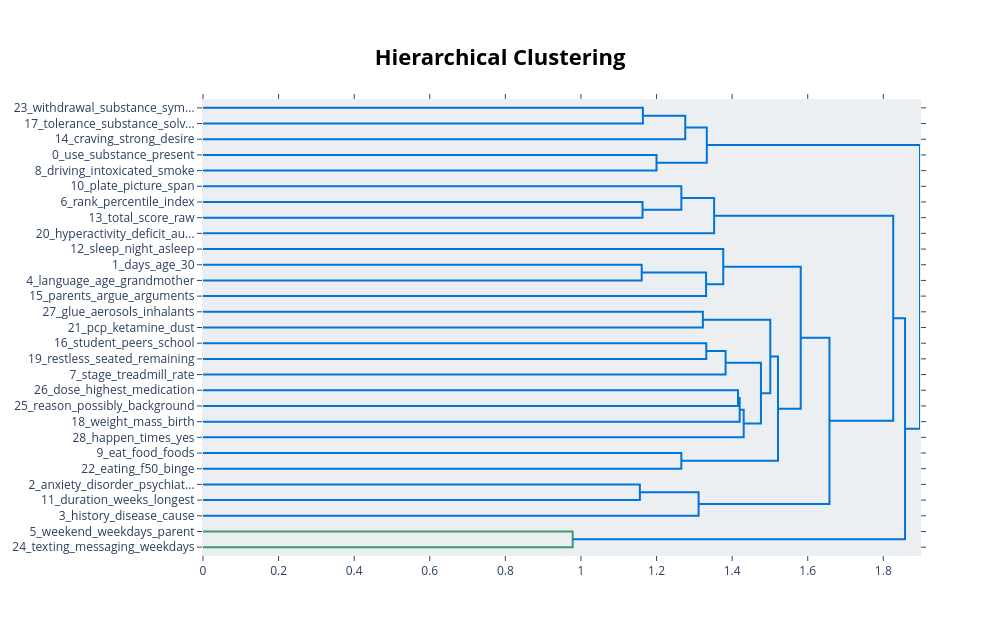

The notebook cell this image was saved under:
### Markdown cell above
## Visualize hierarchy

### Code cell
topic_model.visualize_hierarchy()

### Figure 1 — Plotly figure (JSON) as saved in the notebook; plotly's stock layout.template omitted (floating-point values rounded to 4 significant figures)
{"data": [{"hoverinfo": "text", "marker": {"color": "rgb(0,116,217)"}, "mode": "lines", "type": "scatter", "x": [0, 1.164, 1.164, 0], "xaxis": "x", "y": [-5, -5, -15, -15], "yaxis": "y"}, {"hoverinfo": "text", "marker": {"color": "rgb(0,116,217)"}, "mode": "lines", "type": "scatter", "x": [1.164, 1.276, 1.276, 0], "xaxis": "x", "y": [-10, -10, -25, -25], "yaxis": "y"}, {"hoverinfo": "text", "marker": {"color": "rgb(0,116,217)"}, "mode": "lines", "type": "scatter", "x": [0, 1.2, 1.2, 0], "xaxis": "x", "y": [-35, -35, -45, -45], "yaxis": "y"}, {"hoverinfo": "text", "marker": {"color": "rgb(0,116,217)"}, "mode": "lines", "type": "scatter", "x": [1.276, 1.333, 1.333, 1.2], "xaxis": "x", "y": [-17.5, -17.5, -40, -40], "yaxis": "y"}, {"hoverinfo": "text", "marker": {"color": "rgb(0,116,217)"}, "mode": "lines", "type": "scatter", "x": [0, 1.163, 1.163, 0], "xaxis": "x", "y": [-65, -65, -75, -75], "yaxis": "y"}, {"hoverinfo": "text", "marker": {"color": "rgb(0,116,217)"}, "mode": "lines", "type": "scatter", "x": [0, 1.266, 1.266, 1.163], "xaxis": "x", "y": [-55, -55, -70, -70], "yaxis": "y"}, {"hoverinfo": "text", "marker": {"color": "rgb(0,116,217)"}, "mode": "lines", "type": "scatter", "x": [1.266, 1.352, 1.352, 0], "xaxis": "x", "y": [-62.5, -62.5, -85, -85], "yaxis": "y"}, {"hoverinfo": "text", "marker": {"color": "rgb(0,116,217)"}, "mode": "lines", "type": "scatter", "x": [0, 1.161, 1.161, 0], "xaxis": "x", "y": [-105, -105, -115, -115], "yaxis": "y"}, {"hoverinfo": "text", "marker": {"color": "rgb(0,116,217)"}, "mode": "lines", "type": "scatter", "x": [1.161, 1.331, 1.331, 0], "xaxis": "x", "y": [-110, -110, -125, -125], "yaxis": "y"}, {"hoverinfo": "text", "marker": {"color": "rgb(0,116,217)"}, "mode": "lines", "type": "scatter", "x": [0, 1.377, 1.377, 1.331], "xaxis": "x", "y": [-95, -95, -117.5, -117.5], "yaxis": "y"}, {"hoverinfo": "text", "marker": {"color": "rgb(0,116,217)"}, "mode": "lines", "type": "scatter", "x": [0, 1.323, 1.323, 0], "xaxis": "x", "y": [-135, -135, -145, -145], "yaxis": "y"}, {"hoverinfo": "text", "marker": {"color": "rgb(0,116,217)"}, "mode": "lines", "type": "scatter", "x": [0, 1.332, 1.332, 0], "xaxis": "x", "y": [-155, -155, -165, -165], "yaxis": "y"}, {"hoverinfo": "text", "marker": {"color": "rgb(0,116,217)"}, "mode": "lines", "type": "scatter", "x": [1.332, 1.383, 1.383, 0], "xaxis": "x", "y": [-160, -160, -175, -175], "yaxis": "y"}, {"hoverinfo": "text", "marker": {"color": "rgb(0,116,217)"}, "mode": "lines", "type": "scatter", "x": [0, 1.416, 1.416, 0], "xaxis": "x", "y": [-185, -185, -195, -195], "yaxis": "y"}, {"hoverinfo": "text", "marker": {"color": "rgb(0,116,217)"}, "mode": "lines", "type": "scatter", "x": [1.416, 1.42, 1.42, 0], "xaxis": "x", "y": [-190, -190, -205, -205], "yaxis": "y"}, {"hoverinfo": "text", "marker": {"color": "rgb(0,116,217)"}, "mode": "lines", "type": "scatter", "x": [1.42, 1.431, 1.431, 0], "xaxis": "x", "y": [-197.5, -197.5, -215, -215], "yaxis": "y"}, {"hoverinfo": "text", "marker": {"color": "rgb(0,116,217)"}, "mode": "lines", "type": "scatter", "x": [1.383, 1.476, 1.476, 1.431], "xaxis": "x", "y": [-167.5, -167.5, -206.2, -206.2], "yaxis": "y"}, {"hoverinfo": "text", "marker": {"color": "rgb(0,116,217)"}, "mode": "lines", "type": "scatter", "x": [1.323, 1.501, 1.501, 1.476], "xaxis": "x", "y": [-140, -140, -186.9, -186.9], "yaxis": "y"}, {"hoverinfo": "text", "marker": {"color": "rgb(0,116,217)"}, "mode": "lines", "type": "scatter", "x": [0, 1.266, 1.266, 0], "xaxis": "x", "y": [-225, -225, -235, -235], "yaxis": "y"}, {"hoverinfo": "text", "marker": {"color": "rgb(0,116,217)"}, "mode": "lines", "type": "scatter", "x": [1.501, 1.521, 1.521, 1.266], "xaxis": "x", "y": [-163.4, -163.4, -230, -230], "yaxis": "y"}, {"hoverinfo": "text", "marker": {"color": "rgb(0,116,217)"}, "mode": "lines", "type": "scatter", "x": [1.377, 1.581, 1.581, 1.521], "xaxis": "x", "y": [-106.2, -106.2, -196.7, -196.7], "yaxis": "y"}, {"hoverinfo": "text", "marker": {"color": "rgb(0,116,217)"}, "mode": "lines", "type": "scatter", "x": [0, 1.156, 1.156, 0], "xaxis": "x", "y": [-245, -245, -255, -255], "yaxis": "y"}, {"hoverinfo": "text", "marker": {"color": "rgb(0,116,217)"}, "mode": "lines", "type": "scatter", "x": [1.156, 1.311, 1.311, 0], "xaxis": "x", "y": [-250, -250, -265, -265], "yaxis": "y"}, {"hoverinfo": "text", "marker": {"color": "rgb(0,116,217)"}, "mode": "lines", "type": "scatter", "x": [1.581, 1.658, 1.658, 1.311], "xaxis": "x", "y": [-151.5, -151.5, -257.5, -257.5], "yaxis": "y"}, {"hoverinfo": "text", "marker": {"color": "rgb(0,116,217)"}, "mode": "lines", "type": "scatter", "x": [1.352, 1.826, 1.826, 1.658], "xaxis": "x", "y": [-73.75, -73.75, -204.5, -204.5], "yaxis": "y"}, {"hoverinfo": "text", "marker": {"color": "rgb(61,153,112)"}, "mode": "lines", "type": "scatter", "x": [0, 0.9782, 0.9782, 0], "xaxis": "x", "y": [-275, -275, -285, -285], "yaxis": "y"}, {"hoverinfo": "text", "marker": {"color": "rgb(0,116,217)"}, "mode": "lines", "type": "scatter", "x": [1.826, 1.858, 1.858, 0.9782], "xaxis": "x", "y": [-139.1, -139.1, -280, -280], "yaxis": "y"}, {"hoverinfo": "text", "marker": {"color": "rgb(0,116,217)"}, "mode": "lines", "type": "scatter", "x": [1.333, 1.897, 1.897, 1.858], "xaxis": "x", "y": [-28.75, -28.75, -209.6, -209.6], "yaxis": "y"}], "layout": {"autosize": false, "height": 635, "hoverlabel": {"bgcolor": "white", "font": {"family": "Rockwell", "size": 16}}, "hovermode": "closest", "plot_bgcolor": "#ECEFF1", "showlegend": false, "title": {"font": {"color": "Black", "size": 22}, "text": "<b>Hierarchical Clustering</b>", "x": 0.5, "xanchor": "center", "yanchor": "top"}, "width": 1000, "xaxis": {"mirror": "allticks", "rangemode": "tozero", "showgrid": false, "showline": true, "showticklabels": true, "ticks": "outside", "type": "linear", "zeroline": false}, "yaxis": {"mirror": "allticks", "range": [-290, 0], "rangemode": "tozero", "showgrid": false, "showline": true, "showticklabels": true, "tickmode": "array", "ticks": "outside", "ticktext": ["23_withdrawal_substance_sym...", "17_tolerance_substance_solv...", "14_craving_strong_desire", "0_use_substance_present", "8_driving_intoxicated_smoke", "10_plate_picture_span", "6_rank_percentile_index", "13_total_score_raw", "20_hyperactivity_deficit_au...", "12_sleep_night_asleep", "1_days_age_30", "4_language_age_grandmother", "15_parents_argue_arguments", "27_glue_aerosols_inhalants", "21_pcp_ketamine_dust", "16_student_peers_school", "19_restless_seated_remaining", "7_stage_treadmill_rate", "26_dose_highest_medication", "25_reason_possibly_background", "18_weight_mass_birth", "28_happen_times_yes", "9_eat_food_foods", "22_eating_f50_binge", "2_anxiety_disorder_psychiat...", "11_duration_weeks_longest", "3_history_disease_cause", "5_weekend_weekdays_parent", "24_texting_messaging_weekdays"], "tickvals": [-5, -15, -25, -35, -45, -55, -65, -75, -85, -95, -105, -115, -125, -135, -145, -155, -165, -175, -185, -195, -205, -215, -225, -235, -245, -255, -265, -275, -285], "type": "linear", "zeroline": false}}}
